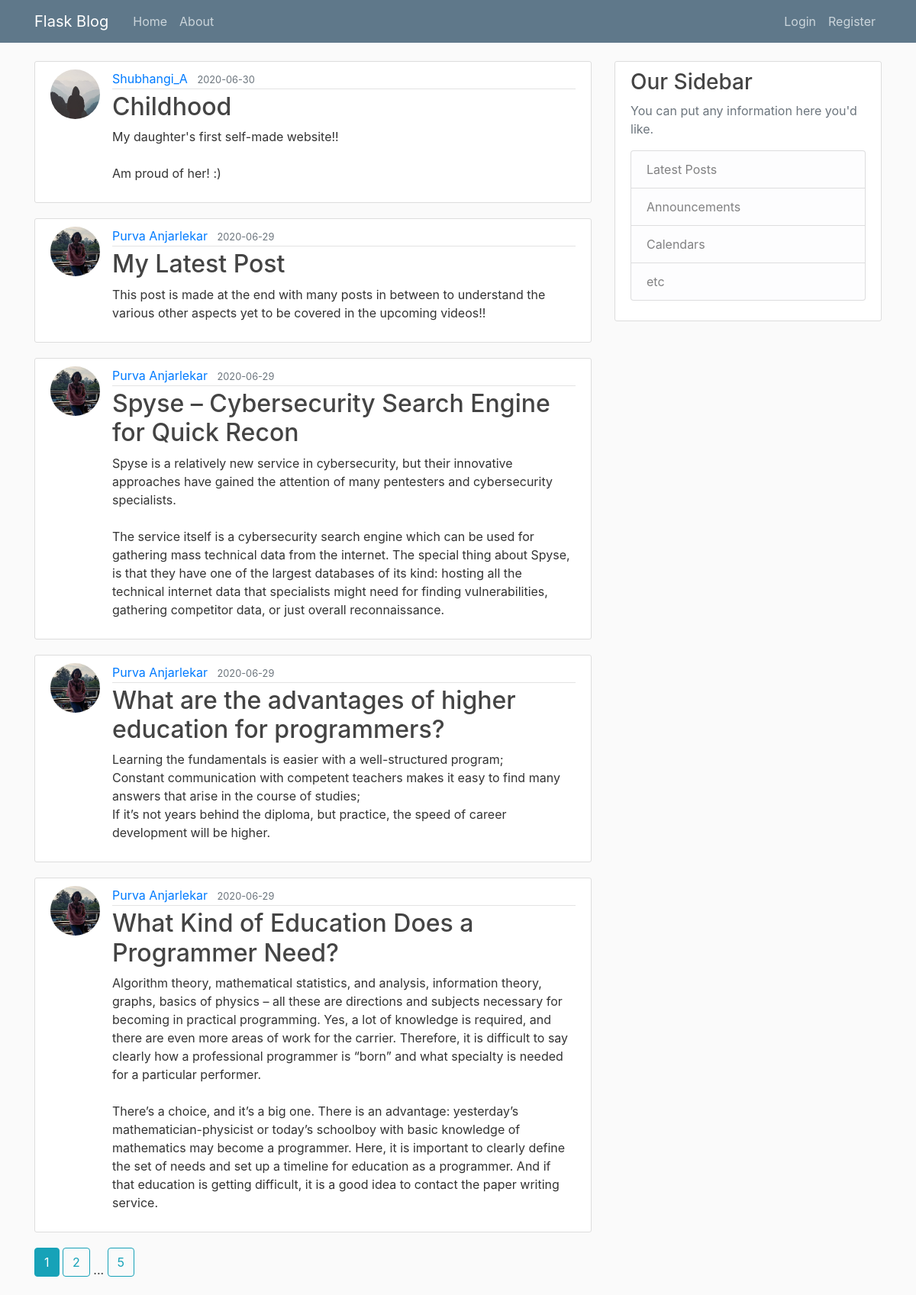
Page /home on the earlier database version.
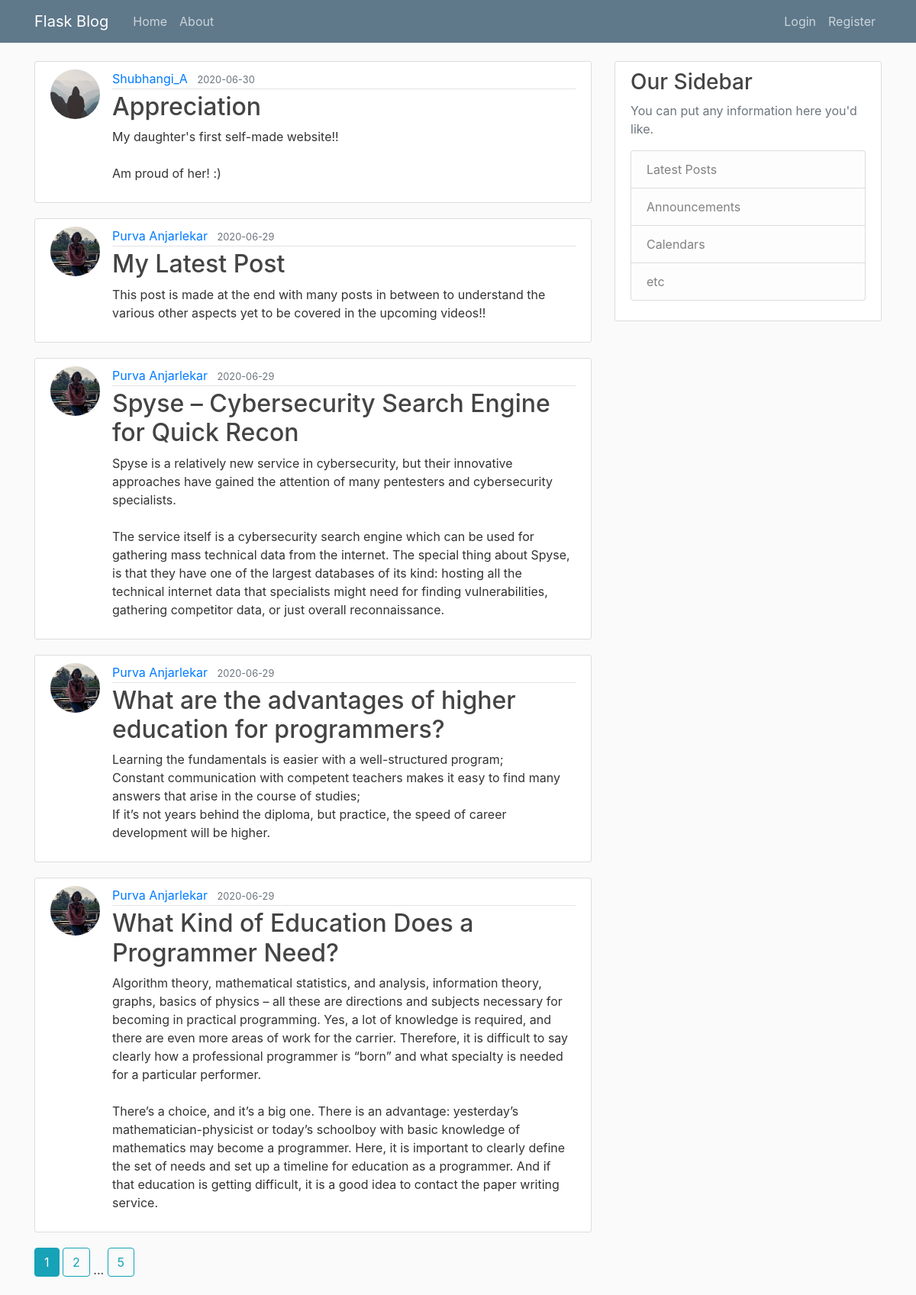
Same page on the later database version.
### app/models.py (models this page shows, shortened)
class Post(db.Model):
    id = db.Column(db.Integer, primary_key = True)
    title = db.Column(db.String(150), nullable = False)
    date_posted = db.Column(db.DateTime, nullable = False, default = datetime.utcnow)
    content = db.Column(db.Text, nullable = False)
    user_id = db.Column(db.Integer, db.ForeignKey('user.id'), nullable = False)

class User(db.Model, UserMixin):
    id = db.Column(db.Integer, primary_key = True)
    username = db.Column(db.String(16), unique = True, nullable = False)
    email = db.Column(db.String(116), unique = True, nullable = False)
    image_file = db.Column(db.String(25), nullable = False, default = 'default.jpg')
    password = db.Column(db.String(60), nullable = False)
    posts = db.relationship('Post', backref='author', lazy=True)

### app/main/routes.py (the view)
@main.route("/")
@main.route("/home")
def home():
    page = request.args.get('page', 1, type=int)
    posts = Post.query.order_by(Post.date_posted.desc()).paginate(page=page, per_page=5)
    return render_template('home.html', posts=posts)

### app/templates/home.html
{% extends "layout.html" %}
    {% block content %}
        {% for post in posts.items %}
        <article class="media content-section">
          <img class="rounded-circle article-img" src="{{ url_for ('static', filename='profile_pics/' + post.author.image_file)}}" >
            <div class="media-body">
              <div class="article-metadata">
                <a class="mr-2" href="{{ url_for('users.user_posts', username=post.author.username) }}">{{ post.author.username }}</a>
                <small class="text-muted">{{ post.date_posted.strftime('%Y-%m-%d') }}</small>
              </div>
              <h2><a class="article-title" href="{{ url_for('posts.post', post_id = post.id) }}">{{ post.title }}</a></h2>
              <p class="article-content">{{ post.content }}</p>
            </div>
          </article>
        {% endfor %}
        {% for page_num in posts.iter_pages(left_edge=1, left_current=1, right_edge=1, right_current=2) %}
          {% if page_num %}
            {% if posts.page == page_num %}
              <a class="btn btn-info mb-4" href="{{ url_for('main.home', page=page_num) }}">{{ page_num }}</a>
            {% else %}
            <a class="btn btn-outline-info mb-4" href="{{ url_for('main.home', page=page_num) }}">{{ page_num }}</a>
            {% endif %}
          {% else %}
           ...
          {% endif %}
        {% endfor %}
    {% endblock content %}

Differences in the rows shown:
changed Post "My daughter's first self-made website!! Am proud of her! :)": title "Childhood" → "Appreciation"
